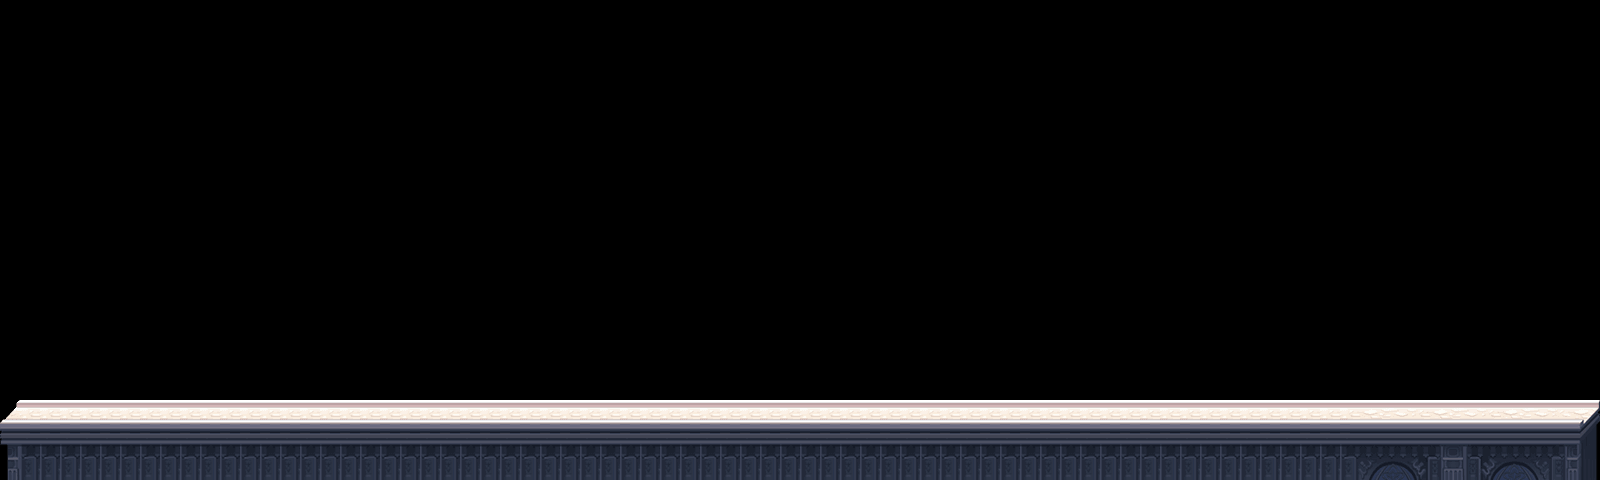

A level layout from a 2D game, rendered from its tile map. Below: a short description, then the map file with tile-grid data replaced by summaries:
An orthogonal 80x12 tile map with 20x40 px tiles, 1 tile layer (块层 1) and 1 object.

<map version="1.0" orientation="orthogonal" width="80" height="12" tilewidth="20" tileheight="40">
 <tileset firstgid="1" name="road" tilewidth="20" tileheight="40">
  <image source="road.png" width="280" height="188" />
 </tileset>
 <layer name="块层 1" width="80" height="12">
  <data>[960 cells, 160 non-empty, 28 distinct tile ids]</data>
 </layer>
 <objectgroup name="collision" width="80" height="12">
  <object x="10" y="413" width="1585" height="67" />
 </objectgroup>
 <objectgroup name="items" width="80" height="12" />
 <objectgroup name="enemy" width="80" height="12" />
 <objectgroup name="up" width="80" height="12" />
 <objectgroup name="fire" width="80" height="12" />
</map>
